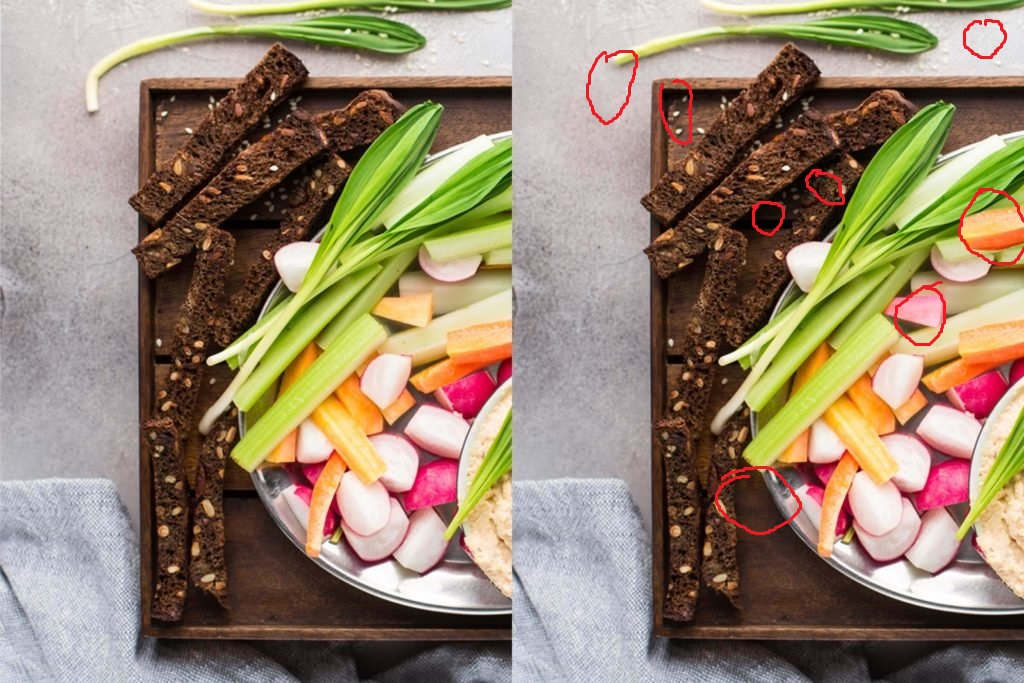
#> input picture platter.jpg, 1024 x 683 px
$ jupyter execute image_difference.ipynb
#> lines starting #> are read from the running program, lines starting #| are printed output that depends on the picture
[cell 1]
from PIL import Image
from numpy import asarray,copy,nan
from IPython.core.display import Image as Im

[cell 2]
def get_imdiff(fname, fout):
    """
    fname is an image made up of two same-dimensional images pasted side-by-side

    this will split the image down the y axis and take the difference of the sides
    and save the image to
    """
#> called with fname = 'platter.jpg', fout = 'platter_diff.png'

    im = Image.open(fname).convert('L')
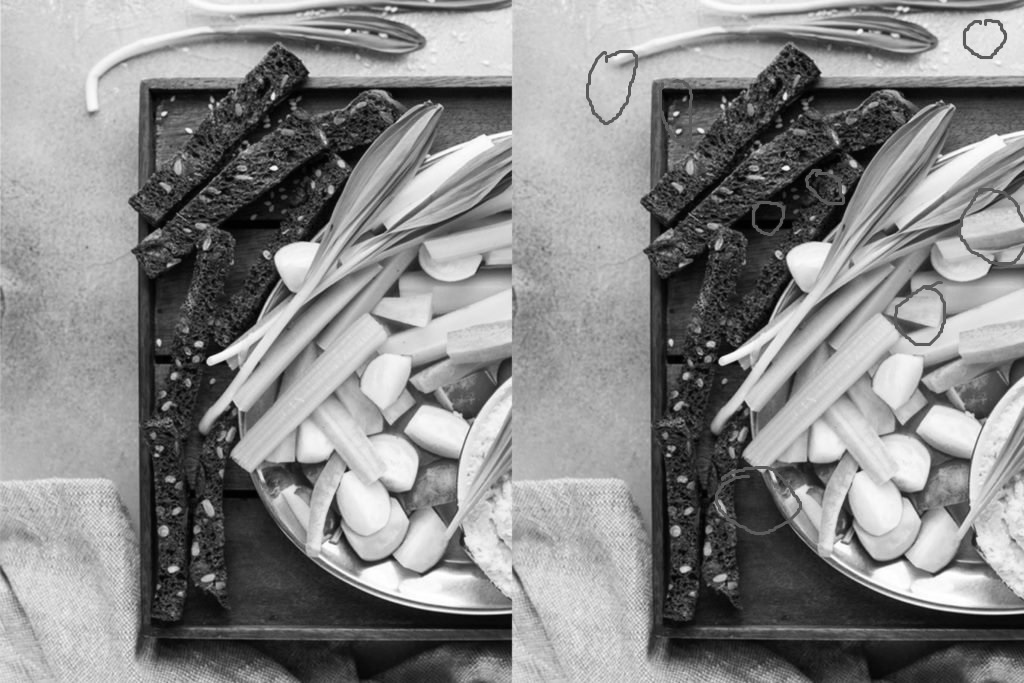
#> im: PIL image 1024x683 L; min 0, max 255, mean 136.7

    imarr = asarray(im)
    ncols = imarr.shape[1]
#> ncols = 1024

    # make sure even number of columns
    if ncols % 2:
        imarr = imarr[:,:-1] # shave off the last col

    ncols = imarr.shape[1]
    midpt = int(ncols/2)
#> midpt = 512

    larr = imarr[:,:midpt]
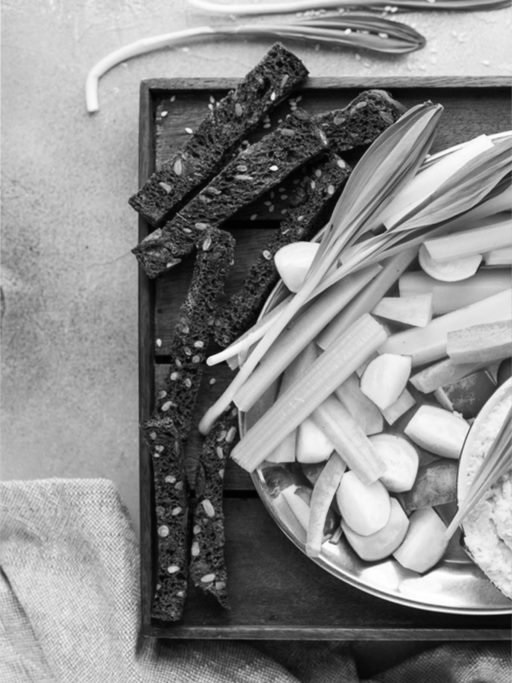
#> larr: shape (683, 512); min 0, max 255, mean 136.9
    rarr = imarr[:,midpt:]
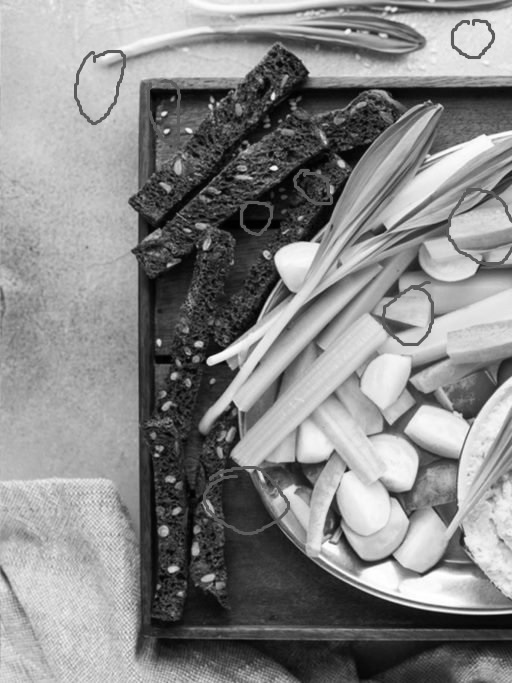
#> rarr: shape (683, 512); min 0, max 255, mean 136.5

    # take the difference, save and display the image
    darr = rarr - larr
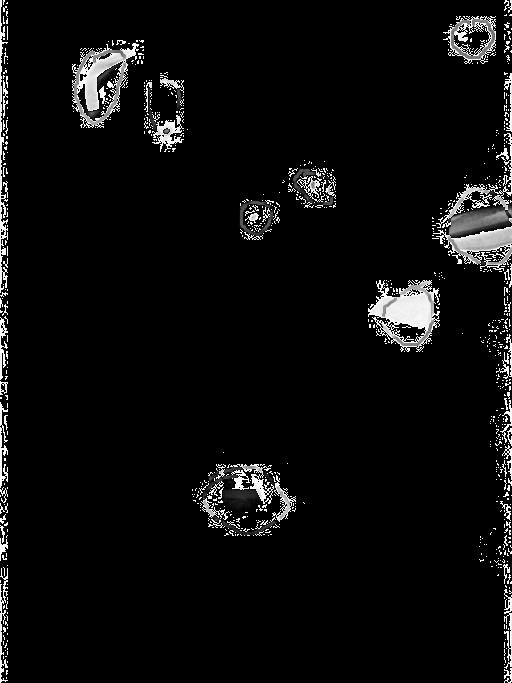
#> darr: shape (683, 512); min 0, max 255, mean 12.3
    diff = Image.fromarray(darr).save(fout)

    return darr

# find image differences:

[cell 3]
darr = get_imdiff('platter.jpg', 'platter_diff.png')

[cell 4]
Im('platter_diff.png')

[cell 5]
darr = get_imdiff('omelette.jpg', 'omelette_diff.jpg')
#> call 2 of get_imdiff, with fname = 'omelette.jpg', fout = 'omelette_diff.jpg'
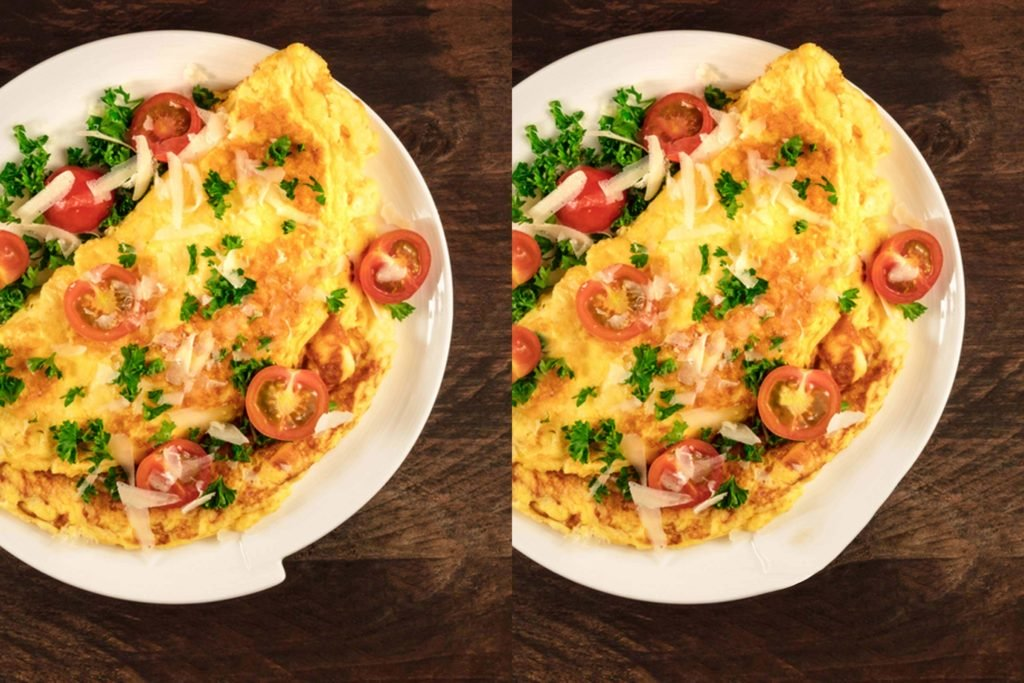
#> input picture omelette.jpg, 1024 x 683 px
#> in get_imdiff (call 2), `im = Image.open(fname).convert('L')`:
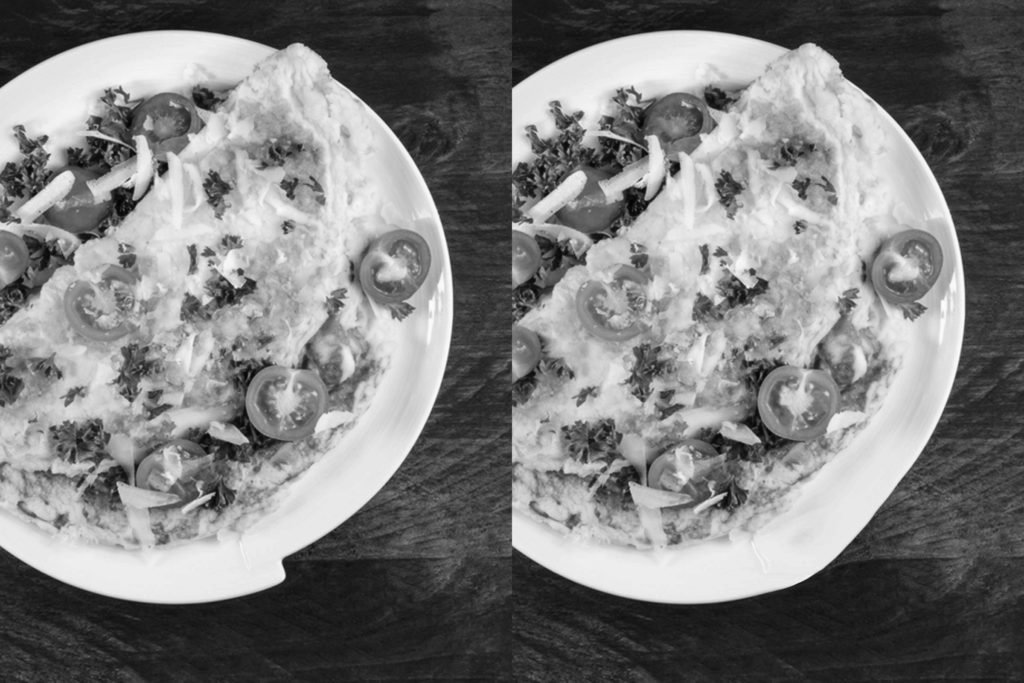
#> im: PIL image 1024x683 L; min 2, max 254, mean 125.2
#> in get_imdiff (call 2), `larr = imarr[:,:midpt]`:
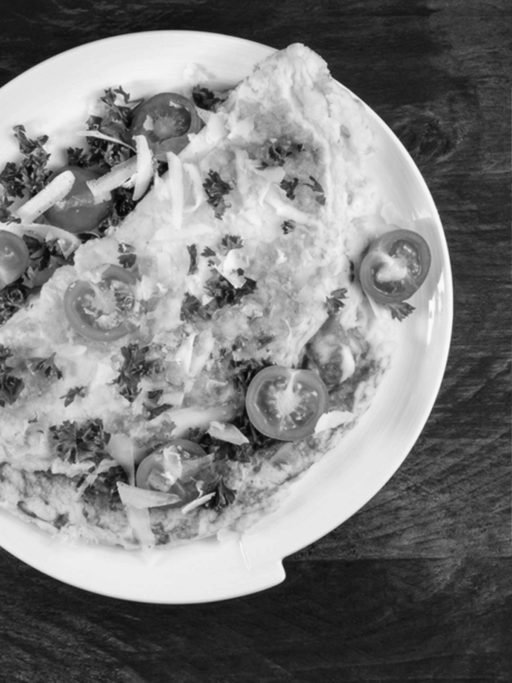
#> larr: shape (683, 512); min 2, max 254, mean 125.1
#> in get_imdiff (call 2), `darr = rarr - larr`:
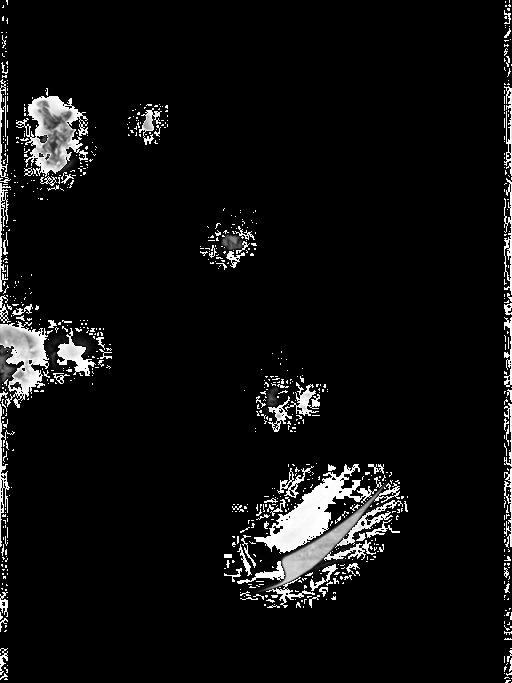
#> darr: shape (683, 512); min 0, max 255, mean 15.3
